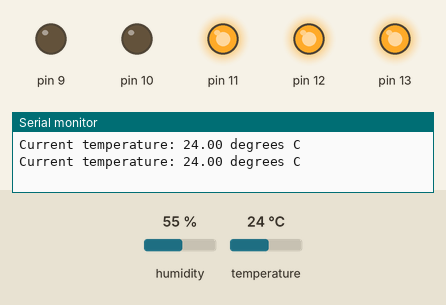
A sketch run on a simulated Arduino Uno, built with avr-gcc and run on an emulated ATmega328P. On the bench: output pins drawn as LEDs (lit = HIGH), the last lines printed to the serial monitor. The test bench sets the inputs (shaded band); at power-on: temperature 24 °C, humidity 55 %.

Above: at 2.8 s.
2.9 s: temperature set to 22 °C
5.6 s: temperature set to 19 °C
At 7.0 s:
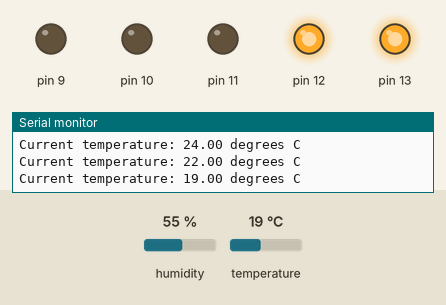
8.3 s: temperature set to 33 °C
At 10.6 s:
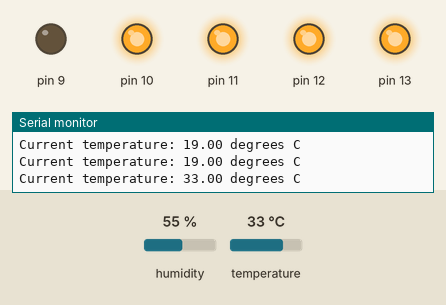
11.6 s: temperature set to 39 °C
14.3 s: temperature set to 42 °C
At 16.7 s:
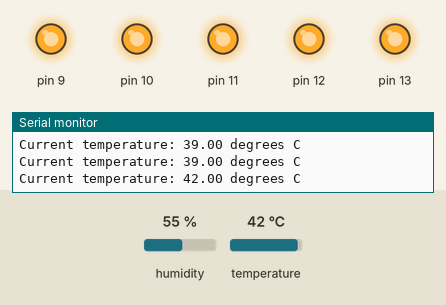
17.7 s: temperature set to 12 °C
At 19.1 s:
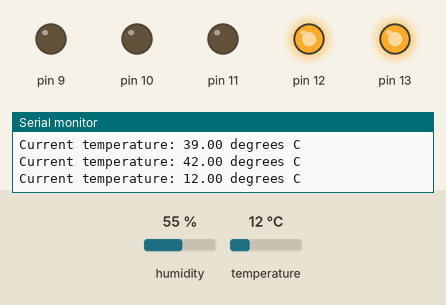
Timing chart, 0 to 20.7 s (numbered marks = the images above; inputs shaded):
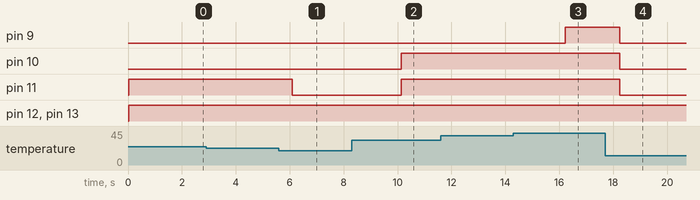

The sketch:

wp5_ex_2.ino
```cpp
// (C) Emma Litvin, Nicole Quinstedt. Group: 11 (2023)
// Work package 5
// Exercise 2: Temperature meter
// Submission code: XXXX

/*----------------------------------------------------------------------------------------------
Exercise 2: The system based on Arduino Uno that measures the temperature and lids LEDs.
 5 LEDs are used to indicate measured temperature and get turned on based on following criteria:
 measured temperature is 0-10 degrees Celsius -> 1 LED turns on,
 measured temperature is 11-20 degrees Celsius -> 2 LEDs turn on,
 measured temperature is 21-30 degrees Celsius -> 3 LEDs turn on,
 measured temperature is 31-40 degrees Celsius -> 4 LEDs turn on,
 measured temperature is 41-50 degrees Celsius -> 5 LEDs turn on.
 Temperature ranges are defined as variables.
-----------------------------------------------------------------------------------------------*/

// Include section
#include "DHT.h"

// Define section
#define DHTPIN 2                        // Pin 2 connected to DHT sensor
#define DHTTYPE DHT11                   // DHT 11

const int WAIT_TIME = 2000;             // Delay between sensors reads (decided to be 2 seconds)

// Constants for temperature ranges
const int TEMP_0 = 0;
const int TEMP_10 = 10;
const int TEMP_20 = 20;
const int TEMP_30 = 30;
const int TEMP_40 = 40;
const int TEMP_50 = 50;

DHT dht(DHTPIN, DHTTYPE);               // Initialize DHT sensor

// Function that runs the code only once
void setup()
{
  Serial.begin(9600);                   // Establish serial communication between Arduino board and other components with baud rate
  dht.begin();                          // Start DHT sensor
  DDRB = B00111110;                     // Set up 5 LEDs to pins 9-13
}

// Function that runs the code repeteadly
void loop()
{
  // Read temperature as Celsius (the default)
  float temp = dht.readTemperature();
  // Check if any reads failed and exit early (to try again)
  if (isnan(temp))
  {
    Serial.println(F("Failed to read from DHT sensor!"));
    return;
  }
  // Print out measured temperature
  Serial.print("Current temperature: "); Serial.print(temp); Serial.println(" degrees C");

  // Case if measured temperature is in the range 0-10 degrees Celsius
  if (temp >= TEMP_0 && temp <= TEMP_10)
  {
    // Turn 1 LED on
    PORTB = B00100000;
  }
  // Case if measured temperature is in the range 11-20 degrees Celsius
  else if (temp > 10 && temp <= 20)
  {
    // Turn 2 LEDs on
    PORTB = B00110000;
  }
  // Case if measured temperature is in the range 21-30 degrees Celsius
  else if (temp > 20 && temp <= 30)
  {
    // Turn 3 LEDs on
    PORTB = B00111000;
  }
  // Case if measured temperature is in the range 31-40 degrees Celsius
  else if (temp > 30 && temp <= 40)
  {
    // Turn 4 LEDs on
    PORTB = B00111100;
  }
  // Case if measured temperature is in the range 41-50 degrees Celsius
  else if (temp > 40 && temp <= 50)
  {
    // Turn 5 LEDs on
    PORTB = B00111110;
  }
  // Case when measured temperature is less that 0 or higher than 50 degrees Celcius
  else
  {
    // Turn all LEDs off
    PORTB = B00000000;
  }
  // Wait for selected interval
  delay(WAIT_TIME);
}
```

Measured:
- the behaviour switches between 21 and 20 °C on temperature (found by bisection; images 0 and 1)
- the behaviour switches between 40 and 41 °C on temperature (found by bisection; images 2 and 3)
- after the input at 5.6 s, pin 11: HIGH → LOW after 0.50 s
- after the input at 8.3 s, pin 10, pin 11: LOW → HIGH after 1.8 s
- after the input at 14.3 s, pin 9: LOW → HIGH after 1.9 s
- after the input at 17.7 s, pin 9–11: HIGH → LOW after 0.54 s
